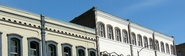
%> input picture hough_multiple_detections/img/P1020171.jpg, 185 x 56 px, shrunk from 455 x 139 before the run
$ octave evaluate.m   (GNU Octave 9; MATLAB toolbox functions it lacks are replaced by stand-ins)
%> lines starting %> are read from the running program, lines starting %| are printed output that depends on the picture; in (x1, y1, x2, y2) boxes, pixels count from 0 and x2, y2 are one past the last pixel; in counts of white or black regions, pixels touching at a corner belong together; the program's own positions count from 1
### hough_multiple_detections/optimizedHoughFromThePaper/improvedHough.m
function [] = improvedHough(fileName, edgeCount, drawResults)
if nargin < 3
    drawResults = true;
end
if nargin < 2
    edgeCount = 7;
end
if nargin < 1
    fileName = 'painted.bmp';
end

addpath('../img/');

I  = imread(fileName);
%I = colorize(I);
I = blackwhite(I);
bwImage = edge(I);
%bwImage = 1-I(:,:,1) / 255;
colorImage = colorize(bwImage);

R = norm(size(I))/2;
N_rho = round(R+1);
N_theta = 2*N_rho;

sins = zeros(N_theta, 1);
coss = zeros(N_theta, 1);
for thetaInd = 1:N_theta
    theta = (thetaInd-1)*pi/N_theta;
    sins(thetaInd) = sin(theta);
    coss(thetaInd) = cos(theta);
end
rhos = zeros(2*N_rho, 1);
for rhoInd = 1:2*N_rho
    rhos(rhoInd) = -R + R*(rhoInd-1)/N_rho;
end

lambda = 0.3;

sz1 = size(bwImage, 1);
sz2 = size(bwImage, 2);
halfX = int32(size(bwImage, 2)/2);
halfY = int32(size(bwImage, 1)/2);

X = zeros(sz1, sz2, 2);
bestThetaInds = [];
bestRhoInds = [];

fprintf('\nImproved _optimized_: Starting on %s (N_theta = %d, N_rho = %d)\n', fileName, N_theta,N_rho);
truncationWindowSize = 5.0;
windowSize = 5.0;

[yind, xind] = find(bwImage);
fprintf('Found %d edge pixels (out of %d)\n', length(xind), sz1*sz2);
M = zeros(1+N_theta, 1+2*N_rho);
M_invalidated = ones(1+N_theta, 1+2*N_rho);
for z = 1:edgeCount
    timeLineSearchStart = cputime();
    fprintf('Start of line search %d\n', z);
    timeMainLoopStart = cputime();
    for k = 1:length(xind)
        x = xind(k);
        y = yind(k);

        xAdj = x - halfX;
        yAdj = y - halfY;

        for thetaInd = 0:N_theta
            if thetaInd == 0
                rhoInd = 0;
            else
                rho = xAdj*coss(thetaInd) + yAdj*sins(thetaInd);
                rhoInd = min(max(int32(((rho + R) * N_rho) / R + 1), 0), 2*N_rho-1);
            end

            if z > 0
                if M_invalidated(1+thetaInd, 1+rhoInd) == 0
                    continue;
                end
            end

            if thetaInd == 0 && rhoInd == 0
                f1 = 0;
            else
                dist = xAdj*coss(thetaInd)+yAdj*sins(thetaInd) - rhos(rhoInd);
                %f1 = max(0, 1-dist);
                if abs(dist) > truncationWindowSize
                    f1 = 0;
                else
                    f1 = exp(double(-dist^2/((2*windowSize^2))));
                end
            end

            thetaInd2 = X(y, x, 1);
            rhoInd2 = X(y, x, 2);
            if thetaInd2 == 0 && rhoInd2 == 0
                f2 = 0;
            else
                dist = xAdj*coss(thetaInd2)+yAdj*sins(thetaInd2) - rhos(rhoInd2);
                %f2 = max(0, 1-dist);
                if abs(dist) > truncationWindowSize
                    f2 = 0;
                else
                    f2 = exp(double(-dist^2/((2*windowSize^2))));
                end
                %res =  (abs(xAdj*cos(theta)+yAdj*sin(theta) - rho) < 2);
            end

            M(1+thetaInd, 1+rhoInd) = M(1+thetaInd, 1+rhoInd) + max(0, f1 - f2);
        end
    end
    fprintf('Main loop took %.2f seconds\n', cputime() - timeMainLoopStart);

    fprintf('Starting extra loops\n');
    timeExtraLoopStart = cputime();

    bestThetaInd = 0;
    bestRhoInd = 0;
    for thetaInd = 0:N_theta
        for rhoInd = 0:2*N_rho
            M_invalidated(1+thetaInd, 1+rhoInd) = 0;
            if M(1+thetaInd, 1+rhoInd) > M(1+bestThetaInd, 1+bestRhoInd)
                bestThetaInd = thetaInd;
                bestRhoInd = rhoInd;
            end
        end
    end

    if M(1+bestThetaInd, 1+bestRhoInd) < lambda
        fprintf('value %f\n', M(1+bestThetaInd, 1+bestRhoInd));
        fprintf('Breaking line search %d (%.2f seconds)\n', z, (cputime()-timeLineSearchStart));
        break;
    end

    bestThetaInds = [bestThetaInds bestThetaInd];
    bestRhoInds = [bestRhoInds bestRhoInd];

    for k = 1:length(xind)
        x = xind(k);
        y = yind(k);

        xAdj = x - halfX;
        yAdj = y - halfY;

        if f(yAdj, xAdj, X(y, x, 1), X(y, x, 2), sins, coss, rhos) < f(yAdj, xAdj, bestThetaInd, bestRhoInd, sins, coss, rhos)
              X(y, x, :) = [bestThetaInd, bestRhoInd];
              for thetaInd = 0:N_theta
                  if thetaInd == 0
                    rhoInd = 0;
                  else
                    rho = xAdj*coss(thetaInd) + yAdj*sins(thetaInd);
                    rhoInd = min(max(int32(((rho + R) * N_rho) / R + 1), 0), 2*N_rho-1);
                  end
                  M_invalidated(thetaInd + 1, rhoInd + 1) = 1;
                  M(thetaInd + 1, rhoInd + 1) = 0;
              end
        end
    end
    fprintf('End of extra loops (%.2f seconds)\n', cputime() - timeExtraLoopStart);
    fprintf('End of line search %d (%.2f seconds)\n', z, (cputime()-timeLineSearchStart));
end
if drawResults
    for i = 1:length(bestThetaInds)
     %   fprintf ('theta = %f, rho = %f \n', bestThetaInds(i), bestRhoInds(i))
        thetaInd = bestThetaInds(i);
        rhoInd = bestRhoInds(i);
        theta = (thetaInd-1)*pi/N_theta;
        rho = rhos(rhoInd);
        colorImage = drawLine(colorImage, theta, rho - 0.5, rho +0.5);
    end
    imshow(colorImage);
end
end

### hough_multiple_detections/optimizedHoughFromThePaper/blackwhite.m
function res = blackwhite(I)
    res = 1/3*(I(:,:,1) + I(:,:,2) + I(:,:,3));
end

### hough_multiple_detections/optimizedHoughFromThePaper/colorize.m
function colorImage = colorize(bwImage)
    colorImage = zeros(size(bwImage, 1), size(bwImage, 2), 3);
    colorImage(:,:,1) = bwImage;
    colorImage(:,:,2) = bwImage;
    colorImage(:,:,3) = bwImage;
end

### hough_multiple_detections/optimizedHoughFromThePaper/evaluate.m
clear;
fileNames = {'P1020171.jpg' '1.jpg' '2.jpg' '3.jpg' '4.jpg' '5.jpg'};
for i = 1:6
    improvedHough(fileNames{i}, 3, false)
%> in improvedHough, I is the input picture: size 56x185x3 uint8; mean R, G, B 129.1, 150.2, 163.8
%> in blackwhite, `res = 1/3*(I(:,:,1) + I(:,:,2) + I(:,:,3));`:
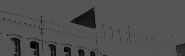
%> res: size 56x185 uint8; min 0, max 85, mean 79.6
%> in improvedHough, `bwImage = edge(I);`:
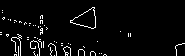
%> bwImage: size 56x185 logical; 3.9% white in thin lines or dots, all inside (x1, y1, x2, y2) = (0, 7, 185, 56)
%> in colorize, `colorImage(:,:,1) = bwImage;`:
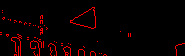
%> colorImage: size 56x185x3 double; mean R, G, B 0.0392, 0, 0
%> in colorize, `colorImage(:,:,3) = bwImage;`:
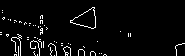
%> colorImage: size 56x185x3 double; values 0 (black) and 1 (white), 3.9% white in thin lines or dots, all inside (x1, y1, x2, y2) = (0, 7, 185, 56)
%| Improved _optimized_: Starting on P1020171.jpg (N_theta = 196, N_rho = 98)
%> in improvedHough, `[yind, xind] = find(bwImage);`: yind = 406 values from 8 to 56; xind = 406 values from 1 to 185
%| Found 406 edge pixels (out of 10360)
%> the loop in improvedHough, `for z = 1:edgeCount` made 3 passes
%> (bestThetaInds, bestRhoInds) on passes 1 to 3: (111, 125), ([111 65], [125 82]), ([111 65 3], [125 82 47])
%> after the loop in improvedHough, `for z = 1:edgeCount`:
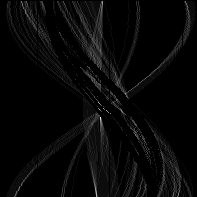
%> M: size 197x197 double; min 0, max 20, mean 0.608; drawn with min black and max white
%> after the loop in improvedHough, `for z = 1:edgeCount`:
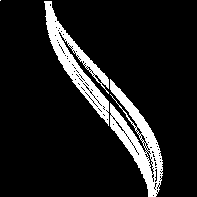
%> M_invalidated: size 197x197 double; values 0 (black) and 1 (white), 11.4% white; 3 white regions (1 under 20 px), largest, box (x1, y1, x2, y2) and area: (110, 79, 163, 197) 2260, (44, 1, 109, 126) 2175
%> after the loop in improvedHough, `for z = 1:edgeCount`: dist = 0; f1 = 1; f2 = 0; rho = 48; rhoInd = 148
end
%> pass 2 of the loop `for i = 1:6`:
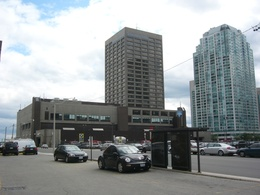
%> input picture hough_multiple_detections/img/1.jpg, 260 x 195 px, shrunk from 640 x 480 before the run
%> in improvedHough, I is the input picture: size 195x260x3 uint8; mean R, G, B 147.7, 152.8, 153.8
%> res: size 195x260 uint8
%> in improvedHough (call 2), `bwImage = edge(I);`:
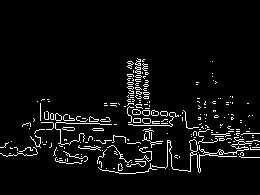
%> bwImage: size 195x260 logical; 5% white in thin lines or dots, all inside (x1, y1, x2, y2) = (0, 58, 260, 174)
%> in colorize (call 2), `colorImage(:,:,3) = bwImage;`:
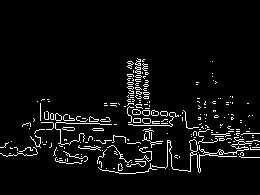
%> colorImage: size 195x260x3 double; values 0 (black) and 1 (white), 5% white in thin lines or dots, all inside (x1, y1, x2, y2) = (0, 58, 260, 174)
%| Improved _optimized_: Starting on 1.jpg (N_theta = 328, N_rho = 164)
%> yind = 2519 values from 59 to 174; xind = 2519 values from 1 to 260
%| Found 2519 edge pixels (out of 50700)
%> (the run ends here)
